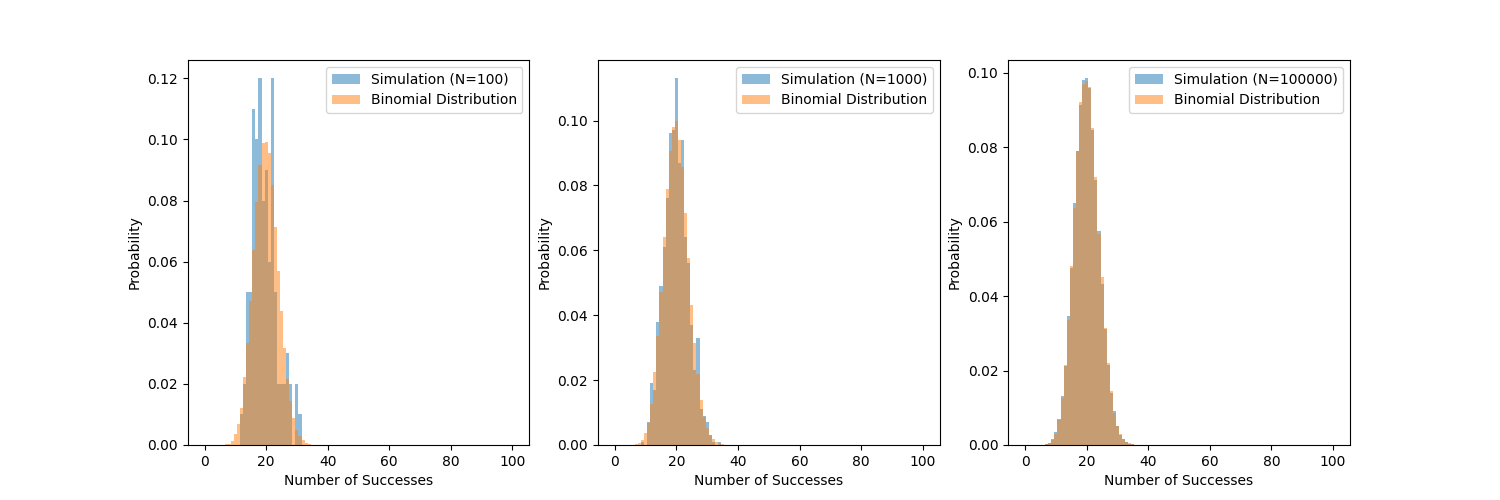

Write Python code to recreate this figure.
# 	Write a program to simulate an experiment which has 100 
# independent Bernoulli trials, each with probability $p=0.2$
#  of success. That is, this pseudo-experiment has some random 
# number of successes, with expected mean 20. Now write 
# another loop that runs this pseudo-experiment $N$ times. 
# Make a histogram of the pseudo-experiment results when 
# $N=100$. Overlay a histogram of the Binomial distribution, 
# suitably normalized to the number of entries $N$. Repeat for 
# $N=1000$ and $N=100000$.

import numpy as np
import matplotlib.pyplot as plt

n = 100  # number of Bernoulli trials
p = 0.2  # probability of success
mu_expected = n * p  # expected mean

N_vals = [100, 1000, 100000]  # number of pseudo-experiments

# plot 3 histograms in a row on the same figure
plt.figure(figsize=(15, 5))

for N in N_vals:
    results = []
    for i in range(N):
        results.append(np.random.binomial(n, p))
    plt.subplot(1, 3, N_vals.index(N) + 1)
    plt.hist(results,bins=np.arange(-0.5, n+1.5, 1), density=True, alpha=0.5, label=f'Simulation (N={N})')
    # overlay histogram of binomial distribution, normalized to N:
    plt.hist(np.random.binomial(n, p, size=100000), bins=np.arange(-0.5, n+1.5, 1),density=True, alpha=0.5, label='Binomial Distribution')
    plt.xlabel('Number of Successes')
    plt.ylabel('Probability')
    plt.legend()


path = 'C:/Users/tobia/Documents/ubc-grad/PHYS509-UBC-TheoryofMeasurements-notes/homework-problems/problem-set-1/'
plt.savefig(f'{path}set1-p8.png')
plt.show()
